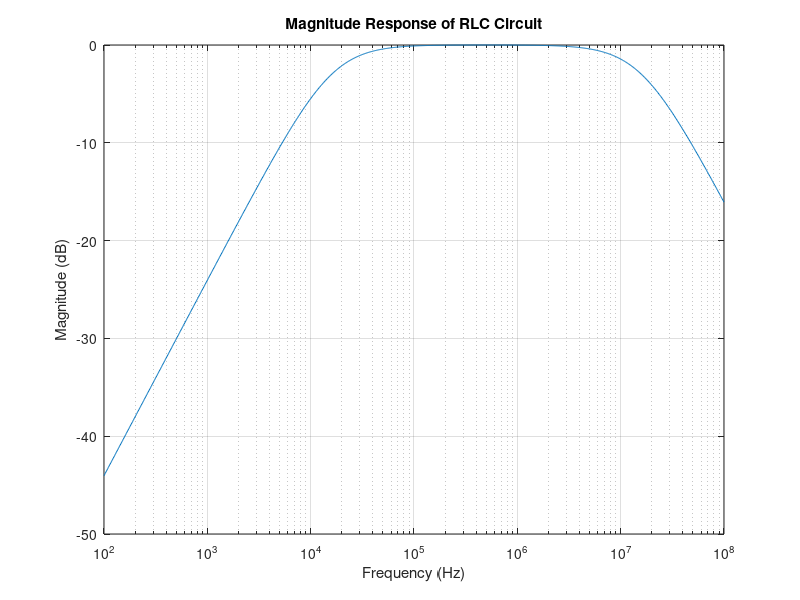

This chart was generated by the following MATLAB code:
R = 1e3;
L = 10e-6;
C = 10e-9;

f = logspace(2, 8, 1000);
w = 2*pi*f;

H = 1j*w*R*C ./ (1 + 1j*w*R*C + (1j*w).^2*L*C);
absH = abs(H);

semilogx(f, 20*log10(absH))
title('Magnitude Response of RLC Circuit')
xlabel('Frequency (Hz)')
ylabel('Magnitude (dB)')
grid on
